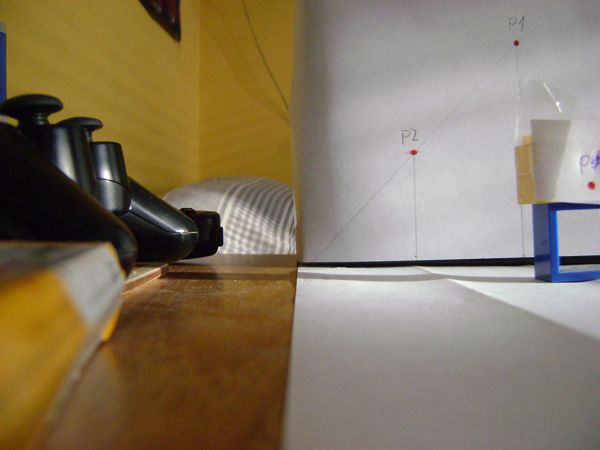
#> input picture red1.jpg, 600 x 450 px, given in place of the camera
$ python project4.py   (Python 2 division)
#> lines starting #> are read from the running program, lines starting #| are printed output that depends on the picture; after the words box and inside, x2 and y2 are one past the last pixel; in counts of white or black regions, pixels touching at a corner belong together
### color_test.py
import cv2
import numpy as np


def find_points(frame, num, img_height):
    # los suavizo
    frame = cv2.blur(frame,(3,3))

    # convierto a  hsv y especifico el rango de color
    hsv = cv2.cvtColor(frame,cv2.COLOR_BGR2HSV)
    # azul
    # np.array((104, 178, 70)), np.array((130, 240, 124))
    # blanco np.array((0, 0, 166)), np.array((180, 53, 255))
    # rojo
    t = cv2.inRange(hsv,np.array((160, 128, 104)), np.array((179, 255, 255)))
    t2 = t.copy()
    points = []

    # encuentro los contornos
    contours,hierarchy = cv2.findContours(t,cv2.RETR_LIST,cv2.CHAIN_APPROX_SIMPLE)

    # encuentro el contorno con el area mas grande y lo guardo en best_cnt
    max_area = 0
    best_cnt=0
    for cnt in contours:
        area = cv2.contourArea(cnt)
        if area > 10:
            max_area = area
            best_cnt = cnt
          # encuentro los centroides best_cnt y hago un circulo
        M = cv2.moments(best_cnt)
        if(M['m00']!=0):
            cx,cy = int(M['m10']/M['m00']), int(M['m01']/M['m00'])
            cv2.circle(frame,(cx,cy),5,255,-1)
            # OJO : quizas sea necesario pasarlo a float
            x, y = float(cx), float(cy)
            points.append((x, y))

    # Lo muestro
    '''
    frame_name = 'frame ' + str(num)
    cv2.imshow(frame_name, frame)
    color_name = 'Color ' + str(num)
    cv2.imshow(color_name, t2)
    '''

    return points

'''
# inicio el stream de video
cap = cv2.VideoCapture(0)
counter = 1
while(1):

    # leo los frames
    _,frame = cap.read()
    if not _:
        print "NO hay imagen"
        break

    find_points(frame)
    counter += 1

    if cv2.waitKey(33)== 27:
        break

# limpio antes de irme
cv2.destroyAllWindows()
cap.release()
'''

### project4.py
import cv2
import sys
import numpy as np
from color_test import find_points
import math

global first_camera_points
first_camera_points = []
global second_camera_points
second_camera_points = []

global first_video
global second_video

global first_camera_matrix
global second_camera_matrix

global first_projection_matrix
global second_projection_matrix

# Los puntos en tres dimensiones
global points

# ------------------ INFORMACION USADA EN EL TEST -----------------------------

# Cantidad de puntos que vamos a buscar
NUMBER_OF_POINTS = 5

# Alto de la imagen para traspasar el eje y positivo hacia arriba
IMAGE_HEIGHT = 720

# Obtener las matrices de calibracion de las dos camaras

# Webcam
focal_lenght_1 = [ 1169.714437664702900, 1171.172019048536200 ]
principal_point_1 = [ 667.264086590390550, IMAGE_HEIGHT - 360.838874317338880 ]

# Celular
focal_lenght_2 = [ 1143.746397921609100, 1150.900867474856800 ]
principal_point_2 = [ 644.388054840155970, IMAGE_HEIGHT - 289.264135801620970 ]

# Rotation and Translation matrices
# Matriz fundamental para pasar de la camara uno a la dos (se supone ausencia
#	de rotaciones)
# Distancia entre camaras medida con regla (cms)
translation_x = -19.1
translation_y = 5.8
translation_z = 4.4

RT_1 = np.matrix([[1., 0., 0., 0],
				  [0., 1., 0., 0],
				  [0., 0., 1., 0]])
RT_2 = np.matrix([[1., 0., 0., translation_x],
				  [0., 1., 0., translation_y],
				  [0., 0., 1., translation_z]])

first_points_1 = [[609., IMAGE_HEIGHT - 198.],
				  [672., IMAGE_HEIGHT - 180.],
				  [732., IMAGE_HEIGHT - 195.],
				  [669., IMAGE_HEIGHT - 222.],
				  [666., IMAGE_HEIGHT - 252.]]

first_points_2 = [[180., IMAGE_HEIGHT - 213.],
 				  [324., IMAGE_HEIGHT - 189.],
 				  [411., IMAGE_HEIGHT - 219.],
 				  [324., IMAGE_HEIGHT - 249.],
 				  [324., IMAGE_HEIGHT - 282.]]

# ------------------------- PRINCIPIO DEL PROGRAMA ---------------------------

# ------------- FUNCIONES AUXILIARES -------------
def get_camera_matrix(focal_lenght, principal_point):
	# Numpy intrinsic matrix
	camera_matrix =  np.matrix([[focal_lenght[0], 0., principal_point[0]],
 		[0, focal_lenght[1], principal_point[1]], [0., 0., 1.]])
	return camera_matrix


# Funcion auxiliar para imprimir un punto 2D
def point2d_to_str(point):
	s_x = "x = " + str(point[0])
	s_y = " y = " + str(point[1]) + "\n"
	s = s_x + s_y
	return s

def point3d_to_str(point):
	s_x = str(point[0]) + ", "
	# Esto se hace porque por alguna razon Y sale negativo
	if point[1] < 0:
		point[1] *= -1
	s_y = str(point[1]) + ", "
	s_z = str(point[2]) + ",\n"
	s = s_x + s_y + s_z
	return s

def find_closest(point, set):
	# Cambiar min_dist para imagenes de altisima resolucion
	min_dist = 100000
	answer = 0
	for p in set:
		dist = math.sqrt((p[0]-point[0])**2 + (p[1]-point[1])**2)
		if dist < min_dist:
			min_dist = dist
			answer = p
	return answer

def find_all_icp(previus_points, points):
	answer = []
	aux = points
	for p in previus_points:
		closest = find_closest(p, aux)
		aux.remove(closest)
		answer.append(closest)
	return answer

def draw_circles(img, points):
	for p in points:
		cv2.circle(img, (int(p[0]), int(p[1])), 5, 255, -1)


# ----------- FUNCIONES PRINCIPALES ---------------------

# Obtener dos videos
def get_videos(source_1, source_2):
	first_cap = cv2.VideoCapture(source_1)
	second_cap = cv2.VideoCapture(source_2)

	if (first_cap is None) or (not first_cap.isOpened()):
		print('Warning: unable to open video source: ' +  source_1)
	if (second_cap is None) or (not second_cap.isOpened()):
		print('Warning: unable to open video source: ' + source_2)

	return first_cap, second_cap

	# Transformar a dos conjuntos de imagenes
def process_videos(cap_1, cap_2, P1, P2, first_points_1, first_points_2):
	'''
	Se necesitan dos capturas de video y las dos matrices de proyeccion
	correspondientes, ademas los puntos 2D en la primera imagen para seguirlos
	con el algoritmo Iterative Closest Point con esto se escriben los logs que
	tienen la informacion de los puntos encontrados
	'''
	log = open("log.txt", "w")
	log_1 = open("log_1.txt", "w")
	log_2 = open("log_2.txt", "w")

	counter = 0

	while True:
		ret_1, img_1 = cap_1.read()
#> img_1 is the input picture: shape (450, 600, 3); mean B, G, R 96.6, 119.3, 134
		ret_2, img_2 = cap_2.read()

		# Si se acabo uno de los videos
		if not ret_1 or not ret_2:
			break

		# Los puntos 2D encontrados a mano solo en la primera imagen
		if counter == 0:
			prev_points_1 = first_points_1
			prev_points_2 = first_points_2


		# Encontrar puntos en ambos conjuntos
		first_camera_points = set(find_points(img_1, 1, IMAGE_HEIGHT))
#> in find_points, `hsv = cv2.cvtColor(frame,cv2.COLOR_BGR2HSV)`: hsv: shape (450, 600, 3); mean H, S, V 49.6, 87.7, 135.5
#> in find_points, `t = cv2.inRange(hsv,np.array((160, 128, 104)), np.array((179, 255, 255..`:
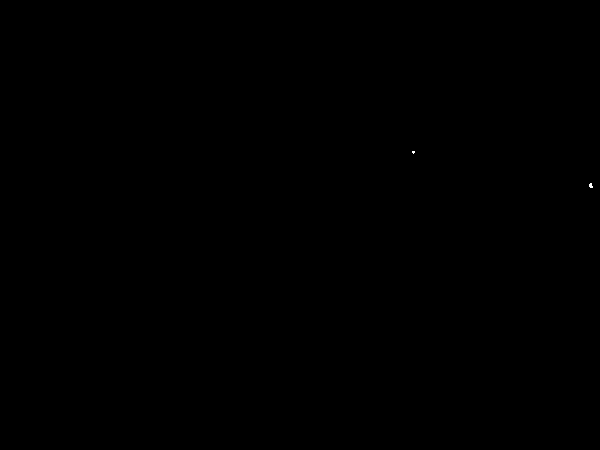
#> t: shape (450, 600); 0.01% white in thin lines or dots, all inside (x1, y1, x2, y2) = (412, 151, 593, 188)
#> in find_points, `contours,hierarchy = cv2.findContours(t,cv2.RETR_LIST,cv2.CHAIN_APPROX..`: contours = 2 contours, all with area under 20
#> the loop in find_points, `for cnt in contours:` made 2 passes
#> area on passes 1 to 2: 8.5, 3
#> after the loop in find_points, `for cnt in contours:`: points = []
#> first_camera_points = 0 items
		second_camera_points = set(find_points(img_2, 2, IMAGE_HEIGHT))
#> the loop in find_points (call 2), `for cnt in contours:` made 2 passes
#> second_camera_points = 0 items

		# Escribir estos puntos 2D encontrados

		header = "New frame number :" + str(counter) + "\n"
		log_1.write(header)
		log_2.write(header)

		for point in first_camera_points:
			s = point2d_to_str(point)
			log_1.write(s)
#> this loop made 0 passes

		for point in second_camera_points:
			s = point2d_to_str(point)
			log_2.write(s)


		# ------- Si se estan sacando menos puntos de los debidos no hacer nada

#> (the run stopped early here; a loop or call above may not have finished)
